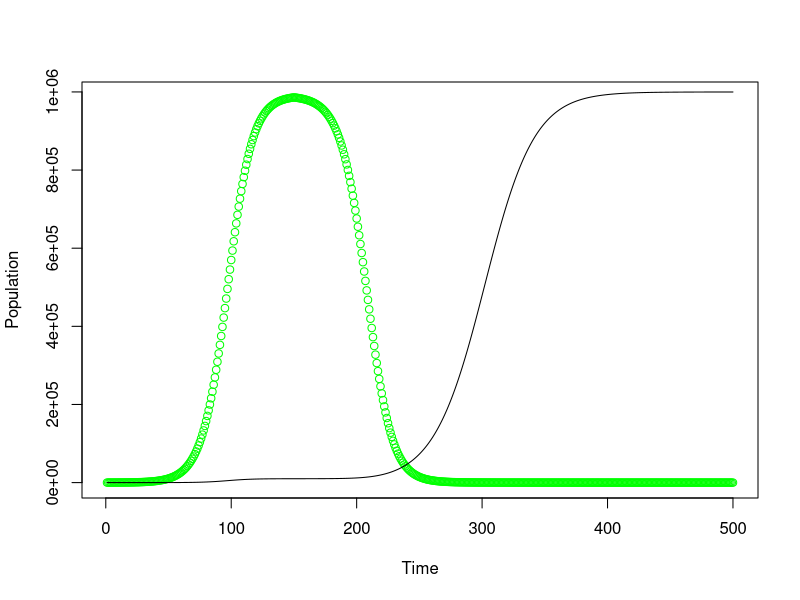

Recreate this plot in R.
N0=99
M0=1
rn=0.1
rm=0.1
rm_with_drug=0.5*rm
rn_with_drug=-0.1

K=1000000
timesteps=500

#create vector to store N's
Ns=numeric(length=timesteps)
Ns[1]=N0

Ms=numeric(length=timesteps)
Ms[1]=M0

#simulate
for(t in 1:150){
  Ns[t+1]<-Ns[t]+rn*Ns[t]*(1-(Ns[t]+Ms[t])/K)
  Ms[t+1]<-Ms[t]+rm*Ms[t]*(1-(Ns[t]+Ms[t])/K)
}
for(t in 150:499){
  Ns[t+1]<-Ns[t]+rn_with_drug*Ns[t]*(1-(Ns[t]+Ms[t])/K)
  Ms[t+1]<-Ms[t]+rm_with_drug*Ms[t]*(1-(Ns[t]+Ms[t])/K)
}

plot(1:timesteps, Ns, col = "green",xlab="Time",ylab="Population")
lines(1:timesteps, Ms, col = "black")

